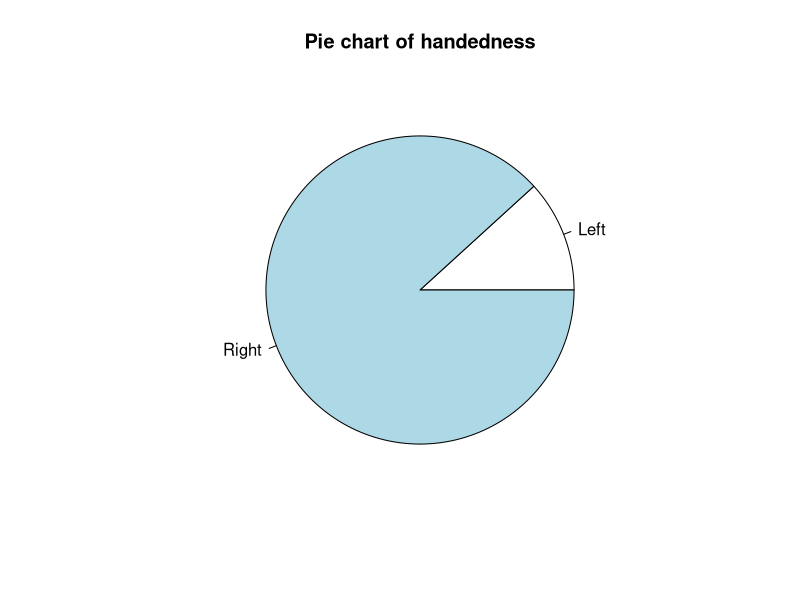
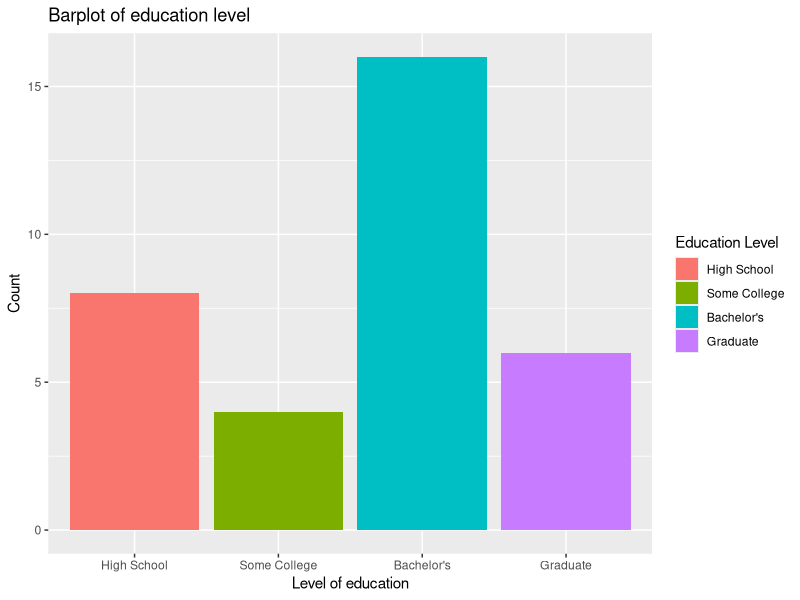

Reproduce these figures in R, in order.
## ---- chunk 1
library(dplyr)
## ---- chunk 2
    #numberical vector
    #create an r object named vec1 that consists of the the numbers 1,2,3,4
    vec1 = c(1, 2, 3, 4) 
    #print vec1
    vec1
## ---- chunk 3
#answer here:

## ---- chunk 4
vec2 = c(-1, -2, -3, -4)
## ---- chunk 5
#answer here:

## ---- chunk 6
starwars = dplyr::starwars
df = starwars[,1:6]
head(df)
## ---- chunk 7
df = df %>%
  mutate(mass = mass + rnorm(n = 6, mean= 0, sd = 1))
head(df)
## ---- chunk 8
#install ggplot2 below.

#install dplyr below.

#load the library ggplot2, dplyr, and readr

## ---- chunk 9
#install ggplot2 below.
#install.packages('ggplot2')
#install dplyr below.
#install.packages(`dplyr`)
#load the library ggplot2, dplyr, and readr
library(ggplot2)
library(dplyr)
library(readr)
## ---- chunk 10
pnt = read.csv("pnt.csv")
## ---- chunk 11
#PROVIDE ANSWER HERE
## ---- chunk 12
summary(pnt)
## ---- chunk 13
#Hint: Use the $ operator
#TYPE SOLUTION HERE
## ---- chunk 14
#use the $ operator to tell R which variable you would like it to process
summary(pnt$length)
## ---- chunk 15
#INSERT ANSWER HERE
## ---- chunk 16
str(pnt)
## ---- chunk 17
#INSERT ANSWER HERE
## ---- chunk 18
str(pnt$difficulty)
## ---- chunk 19
#INSERT ANSWER HERE

## ---- chunk 20
head(pnt)
## ---- chunk 21
#INSERT RESPONSE HERE
## ---- chunk 22
head(pnt$word)
## ---- chunk 23
#INSERT SOLUTION HERE
## ---- chunk 24
tail(pnt)
## ---- chunk 25
#INSERT SOLUTION HERE
## ---- chunk 26
head(pnt, n = 10)
## ---- chunk 27
#INSERT SOLUTION HERE
## ---- chunk 28
tail(pnt, n = 4)
## ---- chunk 29
df2 = read.csv("osf_meir and Bangash.csv")
df2 = df2 %>%
  mutate(Handedness == "Right", 1, 0)
df2 = df2 %>% #create df2 based on a function to follow the pipe symbol 
  count(Handedness) #count the number of each unique observation found in the "Handedness" variable

#Use pie to generate pie chart
pie(df2$n,  #provide dataframe and variable name
    labels = c("Left", "Right"), #generate labels for variables. Variable names are defined in alphabetic and numerical order.
    main = "Pie chart of handedness")  #Main function is used to create a title. title must be in quotes and can included spaces.
## ---- chunk 30
#create education variable
library(ggplot2)
df = read.csv("osf_meir and Bangash.csv")
df$ed = ifelse(df$Education < 12.1, "High School",
               ifelse(df$Education > 12 & df$Education < 16, "Some College",
                      ifelse(df$Education == 16, "Bachelor's", "Graduate")))
df$ed = factor(df$ed, levels = c("High School", "Some College", "Bachelor's", "Graduate"))

barplot = ggplot(df) + # create ggplot object from data = df+
  geom_bar(aes(x = ed, fill = ed)) +
  labs(
    title = "Barplot of education level",
    x = "Level of education",
    y = "Count",
    fill = "Education Level"
  )
barplot
